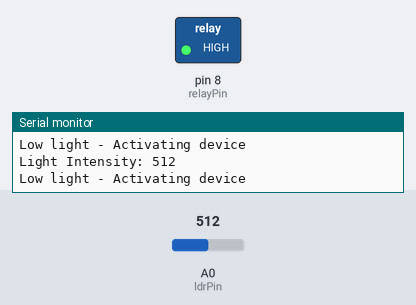
This sketch was run on a simulated Arduino Mega 2560, built with avr-gcc and run on an emulated ATmega2560. Parts: switched loads named in the sketch (green lamp = pin HIGH), the last lines printed to the serial monitor. The test bench sets the inputs (shaded band); at power-on: A0 (ldrPin) = 512.

Above: at 1.8 s.
1.9 s: A0 (ldrPin) set to 586
3.4 s: A0 (ldrPin) set to 609
At 5.2 s:
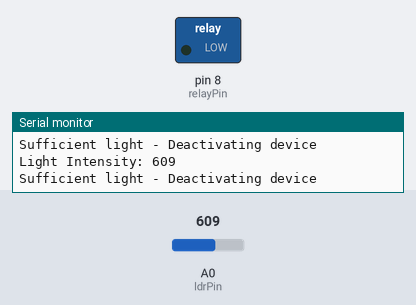
5.5 s: A0 (ldrPin) set to 590
At 7.0 s:
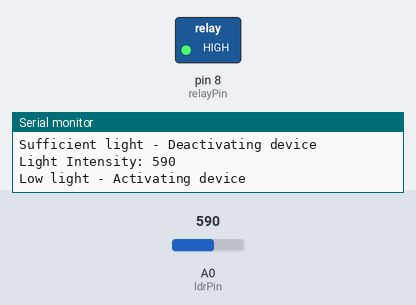
7.5 s: A0 (ldrPin) set to 610
At 8.6 s:
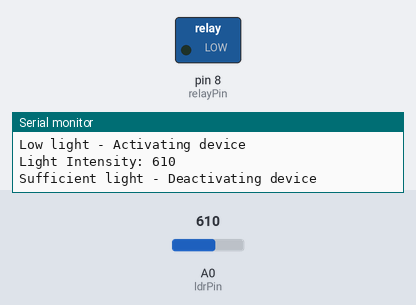
Timing chart, 0 to 10.5 s (numbered marks = the images above; inputs shaded):
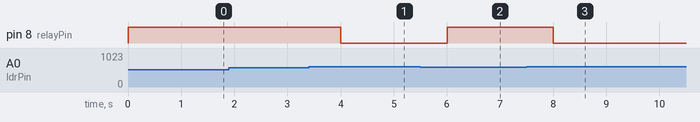

Measured:
- the behaviour switches between 599 and 600 on A0 (ldrPin) (found by bisection; images 0 and 1)
- after the input at 3.4 s, pin 8 (relayPin): HIGH → LOW after 0.60 s
- after the input at 5.5 s, pin 8 (relayPin): LOW → HIGH after 0.50 s
- after the input at 7.5 s, pin 8 (relayPin): HIGH → LOW after 0.51 s

The sketch:

pH.ino
```cpp
// Pin Definitions
const int ldrPin = A0;       // LDR connected to analog pin A0
const int relayPin = 8;      // Relay or output device connected to digital pin 8
const int threshold = 600;   // Light intensity threshold (adjust based on testing)

void setup() {
  Serial.begin(9600);         // Start serial communication for debugging
  pinMode(relayPin, OUTPUT);  // Set relay pin as output
  digitalWrite(relayPin, LOW); // Turn off relay initially
}

void loop() {
  int lightIntensity = analogRead(ldrPin); // Read LDR value (0-1023)
  Serial.print("Light Intensity: ");
  Serial.println(lightIntensity);

  if (lightIntensity < threshold) {
    // Low light detected, turn on artificial lights or open curtain
    digitalWrite(relayPin, HIGH);
    Serial.println("Low light - Activating device");
  } else {
    // Sufficient light detected, turn off artificial lights or close curtain
    digitalWrite(relayPin, LOW);
    Serial.println("Sufficient light - Deactivating device");
  }

  delay(1000); // Wait for a second before the next reading
}
```
